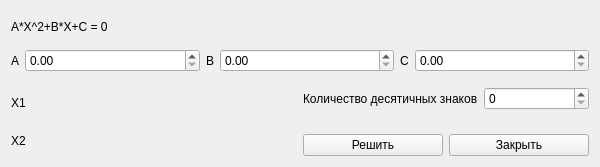
<?xml version="1.0" encoding="UTF-8"?>
<ui version="4.0">
 <class>FormSquareEquation</class>
 <widget class="QWidget" name="FormSquareEquation">
  <property name="geometry">
   <rect>
    <x>0</x>
    <y>0</y>
    <width>600</width>
    <height>167</height>
   </rect>
  </property>
  <property name="sizePolicy">
   <sizepolicy hsizetype="Fixed" vsizetype="Fixed">
    <horstretch>0</horstretch>
    <verstretch>0</verstretch>
   </sizepolicy>
  </property>
  <property name="minimumSize">
   <size>
    <width>600</width>
    <height>165</height>
   </size>
  </property>
  <property name="maximumSize">
   <size>
    <width>600</width>
    <height>167</height>
   </size>
  </property>
  <property name="baseSize">
   <size>
    <width>600</width>
    <height>165</height>
   </size>
  </property>
  <property name="windowTitle">
   <string>Решение квадратных уравнений</string>
  </property>
  <layout class="QGridLayout" name="gridLayout_5">
   <item row="0" column="0">
    <layout class="QGridLayout" name="gridLayout_4">
     <item row="0" column="0">
      <layout class="QGridLayout" name="gridLayout_3">
       <item row="0" column="0">
        <widget class="QLabel" name="label_7">
         <property name="text">
          <string>A*X^2+B*X+C = 0</string>
         </property>
        </widget>
       </item>
       <item row="1" column="0">
        <layout class="QFormLayout" name="formLayout_3">
         <item row="0" column="0">
          <widget class="QLabel" name="label_3">
           <property name="text">
            <string>А</string>
           </property>
          </widget>
         </item>
         <item row="0" column="1">
          <widget class="QDoubleSpinBox" name="doubleSpinBoxA"/>
         </item>
        </layout>
       </item>
       <item row="1" column="1">
        <layout class="QFormLayout" name="formLayout_2">
         <item row="0" column="0">
          <widget class="QLabel" name="label_4">
           <property name="text">
            <string>B</string>
           </property>
          </widget>
         </item>
         <item row="0" column="1">
          <widget class="QDoubleSpinBox" name="doubleSpinBoxB"/>
         </item>
        </layout>
       </item>
       <item row="1" column="2">
        <layout class="QFormLayout" name="formLayout">
         <item row="0" column="0">
          <widget class="QLabel" name="label_5">
           <property name="text">
            <string>C</string>
           </property>
          </widget>
         </item>
         <item row="0" column="1">
          <widget class="QDoubleSpinBox" name="doubleSpinBoxC"/>
         </item>
        </layout>
       </item>
      </layout>
     </item>
     <item row="1" column="0">
      <layout class="QGridLayout" name="gridLayout_2">
       <item row="0" column="0">
        <widget class="QLabel" name="labelX1">
         <property name="text">
          <string>X1</string>
         </property>
        </widget>
       </item>
       <item row="0" column="1" rowspan="2">
        <layout class="QGridLayout" name="gridLayout">
         <item row="0" column="0" colspan="2">
          <layout class="QFormLayout" name="formLayout_4">
           <item row="0" column="0">
            <widget class="QLabel" name="label">
             <property name="text">
              <string>Количество десятичных знаков</string>
             </property>
            </widget>
           </item>
           <item row="0" column="1">
            <widget class="QSpinBox" name="spinBoxPrec"/>
           </item>
          </layout>
         </item>
         <item row="1" column="0">
          <widget class="QPushButton" name="pushButtonCalculate">
           <property name="text">
            <string>Решить</string>
           </property>
          </widget>
         </item>
         <item row="1" column="1">
          <widget class="QPushButton" name="pushButtonClose">
           <property name="text">
            <string>Закрыть</string>
           </property>
          </widget>
         </item>
        </layout>
       </item>
       <item row="1" column="0">
        <widget class="QLabel" name="labelX2">
         <property name="text">
          <string>X2</string>
         </property>
        </widget>
       </item>
      </layout>
     </item>
    </layout>
   </item>
  </layout>
 </widget>
 <resources/>
 <connections/>
</ui>
